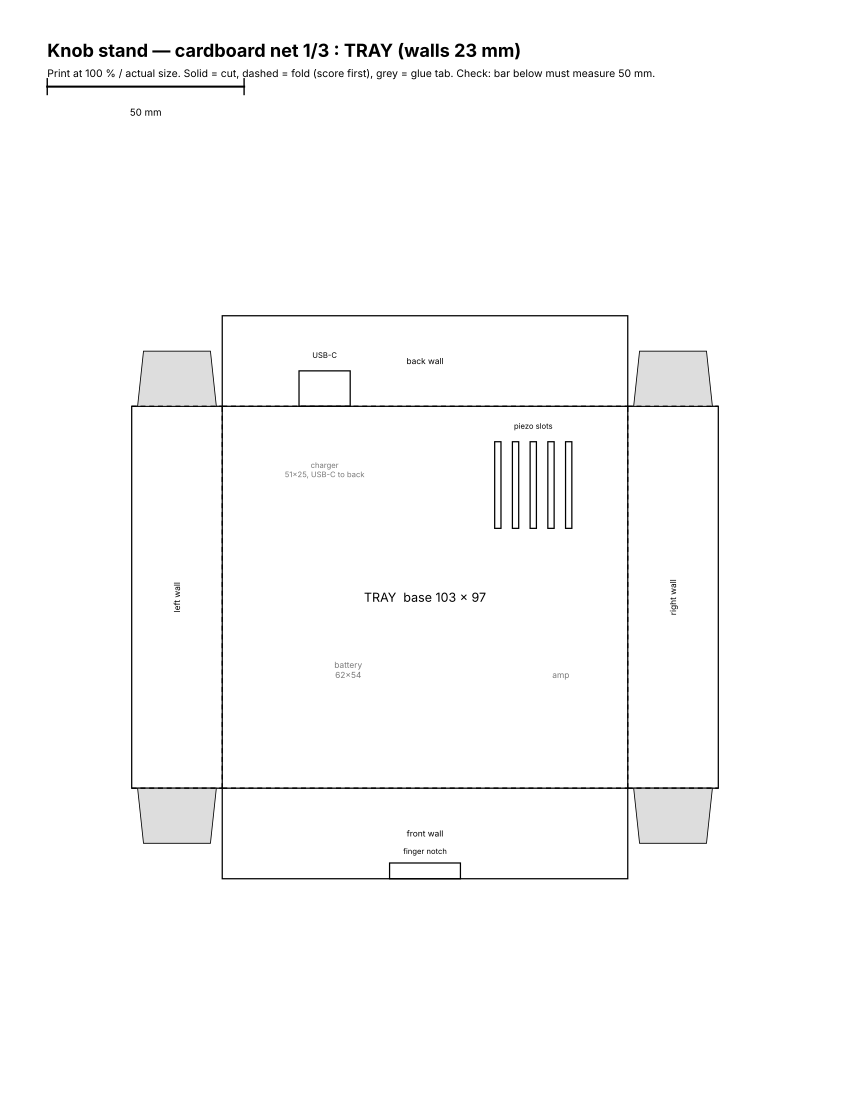

Generate this figure with Python:
"""1:1 cardboard net for the knob stand (tray + lid + 30° ramp). Letter pages, mm units."""
import numpy as np, matplotlib
matplotlib.use("Agg")
import matplotlib.pyplot as plt
from matplotlib.patches import Rectangle, Circle, Polygon
from matplotlib.backends.backend_pdf import PdfPages

PAGE_W, PAGE_H = 215.9, 279.4   # Letter
CUT = dict(color="k", lw=0.9)
FOLD = dict(color="k", lw=0.9, ls=(0, (4, 3)), zorder=5)
GLUE = dict(facecolor="#dddddd", edgecolor="k", lw=0.6)

# --- dimensions (mm) : same as 3D v4 ---
TX, TY, TZ = 103, 97, 23      # tray outer
T = 2                         # cardboard thickness allowance
LX, LY, LZ = TX + 2*T, TY + 2*T, 12   # lid slides over tray
TAB = 14
DEV = 40                      # opening under the device: the Ø48 fixed base plate rests on the rim
RAMP_W, RAMP_L = 58, 62       # ramp slant face
RISE, RUN = RAMP_L*np.sin(np.radians(30)), RAMP_L*np.cos(np.radians(30))

def page(pdf, title, draw):
    fig = plt.figure(figsize=(8.5, 11))
    ax = fig.add_axes([0, 0, 1, 1]); ax.set_xlim(0, PAGE_W); ax.set_ylim(0, PAGE_H); ax.set_aspect("equal"); ax.axis("off")
    ax.text(12, PAGE_H-10, title, fontsize=13, weight="bold", va="top")
    ax.text(12, PAGE_H-17, "Print at 100 % / actual size. Solid = cut, dashed = fold (score first), grey = glue tab. "
            "Check: bar below must measure 50 mm.", fontsize=7.5, va="top")
    ax.plot([12, 62], [PAGE_H-22, PAGE_H-22], color="k", lw=1.5); ax.plot([12, 12], [PAGE_H-24, PAGE_H-20], color="k", lw=1); ax.plot([62, 62], [PAGE_H-24, PAGE_H-20], color="k", lw=1)
    ax.text(37, PAGE_H-27, "50 mm", fontsize=7, ha="center", va="top")
    draw(ax); pdf.savefig(fig); plt.close(fig)

def rect(ax, x, y, w, h, style=CUT, **kw): ax.add_patch(Rectangle((x, y), w, h, fill=False, **{**style, **kw}))
def fold(ax, x0, y0, x1, y1): ax.plot([x0, x1], [y0, y1], **FOLD)
def tab(ax, pts): ax.add_patch(Polygon(pts, closed=True, **GLUE))
def label(ax, x, y, s, size=7, rot=0): ax.text(x, y, s, fontsize=size, ha="center", va="center", rotation=rot)

def cross_net(ax, ox, oy, W, D, H, tabs, name, walls_extra=None):
    """Open box net: base W×D at (ox,oy), walls H on 4 sides, glue tabs on the two side walls' ends."""
    # base
    rect(ax, ox, oy, W, D, style=dict(color="k", lw=0.001)); label(ax, ox+W/2, oy+D/2, name, 9)
    # walls
    for (x, y, w, h, side) in [(ox, oy+D, W, H, "back"), (ox, oy-H, W, H, "front"), (ox-H, oy, H, D, "left"), (ox+W, oy, H, D, "right")]:
        rect(ax, x, y, w, h); label(ax, x+w/2, y+h/2, side + " wall", 6, 90 if side in ("left", "right") else 0)
    fold(ax, ox, oy, ox+W, oy); fold(ax, ox, oy+D, ox+W, oy+D); fold(ax, ox, oy, ox, oy+D); fold(ax, ox+W, oy, ox+W, oy+D)
    # tabs on the left/right walls (top & bottom ends), fold to glue inside front/back walls
    for x in (ox-H, ox+W):
        tab(ax, [(x+1.5, oy+D), (x+H-1.5, oy+D), (x+H-3, oy+D+tabs), (x+3, oy+D+tabs)])
        tab(ax, [(x+1.5, oy), (x+H-1.5, oy), (x+H-3, oy-tabs), (x+3, oy-tabs)])
        fold(ax, x, oy+D, x+H, oy+D); fold(ax, x, oy, x+H, oy)
    # outer cut outline is implied by the rectangles; add explicit cut lines where walls meet base corners
    if walls_extra: walls_extra(ax, ox, oy, W, D, H)

with PdfPages("./cardboard_template.pdf") as pdf:
    # ---------- PAGE 1 : tray ----------
    def tray_extra(ax, ox, oy, W, D, H):
        # piezo sound slots, back-right of base
        px, py = ox + W - 24, oy + D - 20
        for dx in (-9, -4.5, 0, 4.5, 9): rect(ax, px+dx-0.8, py-11, 1.6, 22)
        label(ax, px, py+15, "piezo slots", 5.5)
        # USB-C window in back wall, left bay (window touches the fold = floor level)
        rect(ax, ox + 26 - 6.5, oy + D, 13, 9); label(ax, ox+26, oy+D+13, "USB-C", 5.5)
        # finger notch, front wall top edge
        rect(ax, ox + W/2 - 9, oy - H, 18, 4); label(ax, ox+W/2, oy-H+7, "finger notch", 5.5)
        # bay layout hints (not cut)
        ax.text(ox+32, oy+28, "battery\n62×54", fontsize=6, ha="center", color="#777")
        ax.text(ox+26, oy+D-18, "charger\n51×25, USB-C to back", fontsize=5.5, ha="center", color="#777")
        ax.text(ox+W-17, oy+28, "amp", fontsize=6, ha="center", color="#777")
        
    def p1(ax): cross_net(ax, (PAGE_W-TX)/2, (PAGE_H-TY)/2 - 12, TX, TY, TZ, TAB, "TRAY  base 103 × 97", tray_extra)
    page(pdf, "Knob stand — cardboard net 1/3 : TRAY (walls 23 mm)", p1)

    # ---------- PAGE 2 : lid ----------
    def lid_extra(ax, ox, oy, W, D, H):
        # drop hole for cables, under the ramp, slightly behind centre
        ax.add_patch(Circle((ox+W/2, oy+D/2+8), 20, fill=False, **CUT)); label(ax, ox+W/2, oy+D/2+8, "cable hole Ø40", 6)
        # ramp footprint (glue guide, not cut)
        rect(ax, ox+W/2-RAMP_W/2, oy+D/2-RUN/2+8, RAMP_W, RUN, style=dict(color="#999", lw=0.6, ls=":"))
        label(ax, ox+W/2, oy+D/2-RUN/2+4, "glue ramp here (dotted)", 5.5)
    def p2(ax): cross_net(ax, (PAGE_W-LX)/2, (PAGE_H-LY)/2 - 12, LX, LY, LZ, 10, "LID  107 × 101 (slides over tray)", lid_extra)
    page(pdf, "Knob stand — cardboard net 2/3 : LID (skirt 12 mm)", p2)

    # ---------- PAGE 3 : 30° ramp ----------
    def p3(ax):
        ox, oy = (PAGE_W-RAMP_W)/2 - 20, 60
        # strip: bottom (RUN) - slant (RAMP_L) - back (RISE), vertical stack, plus glue tab
        y = oy
        rect(ax, ox, y, RAMP_W, RUN); label(ax, ox+RAMP_W/2, y+RUN/2, "bottom (glue to lid)", 7)
        ax.add_patch(Circle((ox+RAMP_W/2, y+RUN/2), 20, fill=False, **CUT)); label(ax, ox+RAMP_W/2, y+RUN/2-24, "cable hole Ø40", 5.5)
        y += RUN; fold(ax, ox, y, ox+RAMP_W, y)
        rect(ax, ox, y, RAMP_W, RAMP_L); label(ax, ox+RAMP_W/2, y+RAMP_L-6, "slant face 30°", 7)
        ax.add_patch(Circle((ox+RAMP_W/2, y+RAMP_L/2), DEV/2, fill=False, **CUT)); label(ax, ox+RAMP_W/2, y+RAMP_L/2, f"opening Ø{DEV}\nØ48 base plate sits on\nthe rim, connectors\nhang through", 6)
        y += RAMP_L; fold(ax, ox, y, ox+RAMP_W, y)
        rect(ax, ox, y, RAMP_W, RISE); label(ax, ox+RAMP_W/2, y+RISE/2, "back", 7)
        y += RISE; fold(ax, ox, y, ox+RAMP_W, y)
        tab(ax, [(ox+2, y), (ox+RAMP_W-2, y), (ox+RAMP_W-4, y+10), (ox+4, y+10)])
        # two triangular end caps with tabs, to the right
        tx, ty = ox + RAMP_W + 22, oy
        for i in range(2):
            tri = [(tx, ty), (tx+RUN, ty), (tx+RUN, ty+RISE)]
            ax.add_patch(Polygon(tri, closed=True, fill=False, **CUT))
            # tabs along bottom and vertical edges
            tab(ax, [(tx+2, ty), (tx+RUN-2, ty), (tx+RUN-4, ty-8), (tx+4, ty-8)])
            tab(ax, [(tx+RUN, ty+2), (tx+RUN, ty+RISE-2), (tx+RUN+8, ty+RISE-4), (tx+RUN+8, ty+4)])
            label(ax, tx+RUN*0.62, ty+RISE*0.3, f"end cap {i+1}", 6)
            ty += RISE + 20
        ax.text(ox, oy-14, "Assembly: fold the strip into a wedge (bottom → slant → back), glue the tab under the bottom.\n"
                "Glue the two end caps into the open sides. Then glue the wedge onto the lid over its Ø40 hole.\n"
                "Device: its fixed base plate sits on the rim of the Ø40 opening (double-sided tape or its M2.5 screws);\n"
                "only the base touches cardboard, so the knob turns freely.", fontsize=6.5, va="top")
    page(pdf, "Knob stand — cardboard net 3/3 : 30° RAMP (wedge)", p3)
print("ok")
